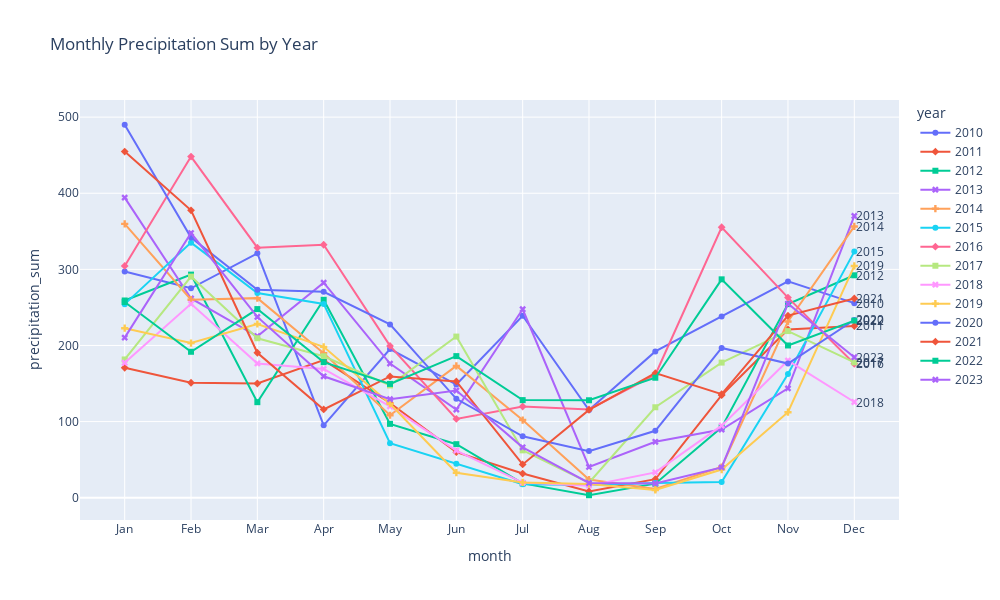

The notebook cell saved with this chart:
### Code cell
# Create the plot
fig = px.line(raw_df_monthly_seasonal, x='month', y='precipitation_sum', color='year', symbol='year', title='Monthly Precipitation Sum by Year')

# Update layout for figure size
fig.update_layout(width=1000, height=600)

# Add annotations for each year's end of line
for year in raw_df_monthly_seasonal['year'].unique():
    # Get the last data point for each year
    df_year = raw_df_monthly_seasonal[raw_df_monthly_seasonal['year'] == year]
    last_month = df_year['month'].iloc[-1]
    last_precipitation_sum = df_year['precipitation_sum'].iloc[-1]
    
    # Add annotation
    fig.add_annotation(
        x=last_month,
        y=last_precipitation_sum,
        text=str(year),
        showarrow=False,
        xanchor='left'
    )

# Show plot
fig.show()

### Figure 1 — Plotly figure (JSON) as saved in the notebook; plotly's stock layout.template omitted (floating-point values rounded to 4 significant figures)
{"data": [{"hovertemplate": "year=2010<br>month=%{x}<br>precipitation_sum=%{y}<extra></extra>", "legendgroup": "2010", "line": {"color": "#636efa", "dash": "solid"}, "marker": {"symbol": "circle"}, "mode": "lines+markers", "name": "2010", "orientation": "v", "showlegend": true, "type": "scatter", "x": ["Jan", "Feb", "Mar", "Apr", "May", "Jun", "Jul", "Aug", "Sep", "Oct", "Nov", "Dec"], "xaxis": "x", "y": [297.2, 275.1, 321.1, 95.1, 195.3, 148.7, 239.0, 115.2, 192.2, 238.0, 284.2, 255.6], "yaxis": "y"}, {"hovertemplate": "year=2011<br>month=%{x}<br>precipitation_sum=%{y}<extra></extra>", "legendgroup": "2011", "line": {"color": "#EF553B", "dash": "solid"}, "marker": {"symbol": "diamond"}, "mode": "lines+markers", "name": "2011", "orientation": "v", "showlegend": true, "type": "scatter", "x": ["Jan", "Feb", "Mar", "Apr", "May", "Jun", "Jul", "Aug", "Sep", "Oct", "Nov", "Dec"], "xaxis": "x", "y": [170.7, 151.0, 150.0, 180.8, 124.4, 59.8, 31.7, 8.1, 24.3, 134.7, 221.0, 225.6], "yaxis": "y"}, {"hovertemplate": "year=2012<br>month=%{x}<br>precipitation_sum=%{y}<extra></extra>", "legendgroup": "2012", "line": {"color": "#00cc96", "dash": "solid"}, "marker": {"symbol": "square"}, "mode": "lines+markers", "name": "2012", "orientation": "v", "showlegend": true, "type": "scatter", "x": ["Jan", "Feb", "Mar", "Apr", "May", "Jun", "Jul", "Aug", "Sep", "Oct", "Nov", "Dec"], "xaxis": "x", "y": [259.1, 293.1, 125.5, 260.0, 97.0, 70.3, 18.8, 3.2, 18.4, 92.4, 254.3, 292.2], "yaxis": "y"}, {"hovertemplate": "year=2013<br>month=%{x}<br>precipitation_sum=%{y}<extra></extra>", "legendgroup": "2013", "line": {"color": "#ab63fa", "dash": "solid"}, "marker": {"symbol": "x"}, "mode": "lines+markers", "name": "2013", "orientation": "v", "showlegend": true, "type": "scatter", "x": ["Jan", "Feb", "Mar", "Apr", "May", "Jun", "Jul", "Aug", "Sep", "Oct", "Nov", "Dec"], "xaxis": "x", "y": [394.3, 261.8, 212.1, 282.5, 176.2, 115.8, 247.6, 40.4, 73.4, 89.6, 143.6, 370.2], "yaxis": "y"}, {"hovertemplate": "year=2014<br>month=%{x}<br>precipitation_sum=%{y}<extra></extra>", "legendgroup": "2014", "line": {"color": "#FFA15A", "dash": "solid"}, "marker": {"symbol": "cross"}, "mode": "lines+markers", "name": "2014", "orientation": "v", "showlegend": true, "type": "scatter", "x": ["Jan", "Feb", "Mar", "Apr", "May", "Jun", "Jul", "Aug", "Sep", "Oct", "Nov", "Dec"], "xaxis": "x", "y": [359.8, 260.2, 262.2, 189.8, 108.3, 173.2, 102.0, 23.8, 11.5, 40.3, 231.5, 356.4], "yaxis": "y"}, {"hovertemplate": "year=2015<br>month=%{x}<br>precipitation_sum=%{y}<extra></extra>", "legendgroup": "2015", "line": {"color": "#19d3f3", "dash": "solid"}, "marker": {"symbol": "circle"}, "mode": "lines+markers", "name": "2015", "orientation": "v", "showlegend": true, "type": "scatter", "x": ["Jan", "Feb", "Mar", "Apr", "May", "Jun", "Jul", "Aug", "Sep", "Oct", "Nov", "Dec"], "xaxis": "x", "y": [254.3, 335.1, 269.0, 254.6, 71.6, 44.7, 17.7, 16.6, 19.3, 20.7, 162.6, 323.3], "yaxis": "y"}, {"hovertemplate": "year=2016<br>month=%{x}<br>precipitation_sum=%{y}<extra></extra>", "legendgroup": "2016", "line": {"color": "#FF6692", "dash": "solid"}, "marker": {"symbol": "diamond"}, "mode": "lines+markers", "name": "2016", "orientation": "v", "showlegend": true, "type": "scatter", "x": ["Jan", "Feb", "Mar", "Apr", "May", "Jun", "Jul", "Aug", "Sep", "Oct", "Nov", "Dec"], "xaxis": "x", "y": [304.5, 448.2, 328.5, 332.3, 199.4, 103.5, 119.8, 116.0, 161.5, 355.3, 262.9, 175.9], "yaxis": "y"}, {"hovertemplate": "year=2017<br>month=%{x}<br>precipitation_sum=%{y}<extra></extra>", "legendgroup": "2017", "line": {"color": "#B6E880", "dash": "solid"}, "marker": {"symbol": "square"}, "mode": "lines+markers", "name": "2017", "orientation": "v", "showlegend": true, "type": "scatter", "x": ["Jan", "Feb", "Mar", "Apr", "May", "Jun", "Jul", "Aug", "Sep", "Oct", "Nov", "Dec"], "xaxis": "x", "y": [181.6, 290.5, 209.5, 185.8, 147.5, 211.7, 62.2, 19.6, 118.8, 177.5, 218.9, 177.8], "yaxis": "y"}, {"hovertemplate": "year=2018<br>month=%{x}<br>precipitation_sum=%{y}<extra></extra>", "legendgroup": "2018", "line": {"color": "#FF97FF", "dash": "solid"}, "marker": {"symbol": "x"}, "mode": "lines+markers", "name": "2018", "orientation": "v", "showlegend": true, "type": "scatter", "x": ["Jan", "Feb", "Mar", "Apr", "May", "Jun", "Jul", "Aug", "Sep", "Oct", "Nov", "Dec"], "xaxis": "x", "y": [177.3, 254.7, 176.4, 169.2, 120.0, 61.9, 19.9, 15.8, 33.2, 94.7, 180.2, 125.7], "yaxis": "y"}, {"hovertemplate": "year=2019<br>month=%{x}<br>precipitation_sum=%{y}<extra></extra>", "legendgroup": "2019", "line": {"color": "#FECB52", "dash": "solid"}, "marker": {"symbol": "cross"}, "mode": "lines+markers", "name": "2019", "orientation": "v", "showlegend": true, "type": "scatter", "x": ["Jan", "Feb", "Mar", "Apr", "May", "Jun", "Jul", "Aug", "Sep", "Oct", "Nov", "Dec"], "xaxis": "x", "y": [222.7, 203.2, 228.2, 198.2, 123.4, 32.8, 20.1, 18.1, 10.1, 37.0, 112.3, 304.5], "yaxis": "y"}, {"hovertemplate": "year=2020<br>month=%{x}<br>precipitation_sum=%{y}<extra></extra>", "legendgroup": "2020", "line": {"color": "#636efa", "dash": "solid"}, "marker": {"symbol": "circle"}, "mode": "lines+markers", "name": "2020", "orientation": "v", "showlegend": true, "type": "scatter", "x": ["Jan", "Feb", "Mar", "Apr", "May", "Jun", "Jul", "Aug", "Sep", "Oct", "Nov", "Dec"], "xaxis": "x", "y": [490.0, 341.8, 273.1, 270.5, 227.7, 129.9, 80.7, 61.2, 87.9, 196.7, 176.2, 233.5], "yaxis": "y"}, {"hovertemplate": "year=2021<br>month=%{x}<br>precipitation_sum=%{y}<extra></extra>", "legendgroup": "2021", "line": {"color": "#EF553B", "dash": "solid"}, "marker": {"symbol": "diamond"}, "mode": "lines+markers", "name": "2021", "orientation": "v", "showlegend": true, "type": "scatter", "x": ["Jan", "Feb", "Mar", "Apr", "May", "Jun", "Jul", "Aug", "Sep", "Oct", "Nov", "Dec"], "xaxis": "x", "y": [454.8, 377.6, 190.4, 115.9, 159.3, 152.7, 43.7, 115.4, 163.6, 136.1, 239.2, 261.7], "yaxis": "y"}, {"hovertemplate": "year=2022<br>month=%{x}<br>precipitation_sum=%{y}<extra></extra>", "legendgroup": "2022", "line": {"color": "#00cc96", "dash": "solid"}, "marker": {"symbol": "square"}, "mode": "lines+markers", "name": "2022", "orientation": "v", "showlegend": true, "type": "scatter", "x": ["Jan", "Feb", "Mar", "Apr", "May", "Jun", "Jul", "Aug", "Sep", "Oct", "Nov", "Dec"], "xaxis": "x", "y": [257.1, 191.7, 247.8, 178.1, 149.5, 186.0, 128.2, 128.0, 157.6, 286.9, 200.0, 232.7], "yaxis": "y"}, {"hovertemplate": "year=2023<br>month=%{x}<br>precipitation_sum=%{y}<extra></extra>", "legendgroup": "2023", "line": {"color": "#ab63fa", "dash": "solid"}, "marker": {"symbol": "x"}, "mode": "lines+markers", "name": "2023", "orientation": "v", "showlegend": true, "type": "scatter", "x": ["Jan", "Feb", "Mar", "Apr", "May", "Jun", "Jul", "Aug", "Sep", "Oct", "Nov", "Dec"], "xaxis": "x", "y": [210.3, 347.7, 237.5, 159.5, 129.5, 140.8, 66.2, 19.3, 18.7, 39.8, 254.9, 184.6], "yaxis": "y"}], "layout": {"annotations": [{"showarrow": false, "text": "2010", "x": "Dec", "xanchor": "left", "y": 255.6}, {"showarrow": false, "text": "2011", "x": "Dec", "xanchor": "left", "y": 225.6}, {"showarrow": false, "text": "2012", "x": "Dec", "xanchor": "left", "y": 292.2}, {"showarrow": false, "text": "2013", "x": "Dec", "xanchor": "left", "y": 370.2}, {"showarrow": false, "text": "2014", "x": "Dec", "xanchor": "left", "y": 356.4}, {"showarrow": false, "text": "2015", "x": "Dec", "xanchor": "left", "y": 323.3}, {"showarrow": false, "text": "2016", "x": "Dec", "xanchor": "left", "y": 175.9}, {"showarrow": false, "text": "2017", "x": "Dec", "xanchor": "left", "y": 177.8}, {"showarrow": false, "text": "2018", "x": "Dec", "xanchor": "left", "y": 125.7}, {"showarrow": false, "text": "2019", "x": "Dec", "xanchor": "left", "y": 304.5}, {"showarrow": false, "text": "2020", "x": "Dec", "xanchor": "left", "y": 233.5}, {"showarrow": false, "text": "2021", "x": "Dec", "xanchor": "left", "y": 261.7}, {"showarrow": false, "text": "2022", "x": "Dec", "xanchor": "left", "y": 232.7}, {"showarrow": false, "text": "2023", "x": "Dec", "xanchor": "left", "y": 184.6}], "height": 600, "legend": {"title": {"text": "year"}, "tracegroupgap": 0}, "title": {"text": "Monthly Precipitation Sum by Year"}, "width": 1000, "xaxis": {"anchor": "y", "domain": [0, 1], "title": {"text": "month"}}, "yaxis": {"anchor": "x", "domain": [0, 1], "title": {"text": "precipitation_sum"}}}}
